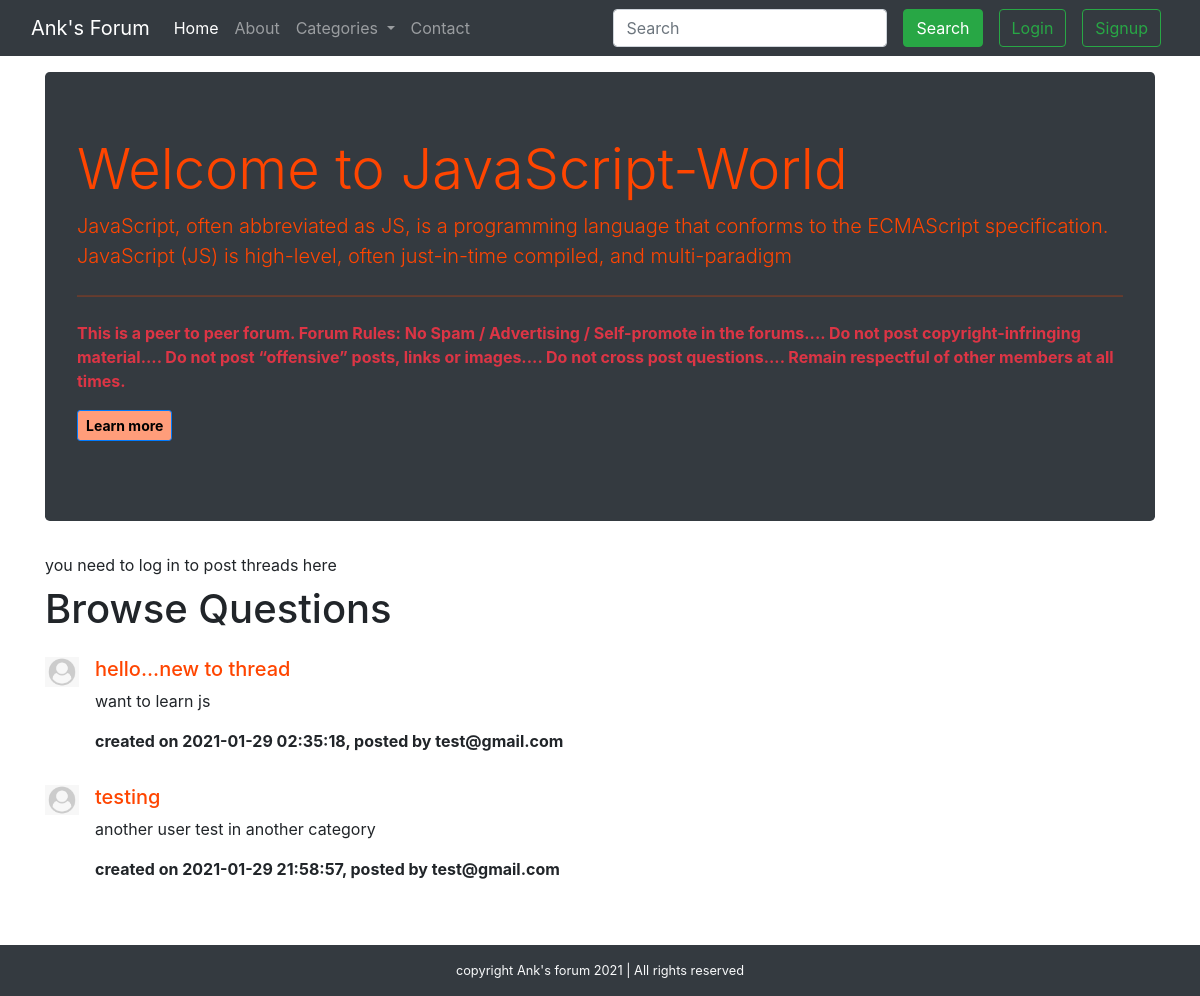
The app's page /threadList.php?catid=2 with its own data.
### tables this page shows
CREATE TABLE `categories` (
  `category_id` int(8) NOT NULL,
  `category_name` varchar(500) NOT NULL,
  `category_description` varchar(500) NOT NULL,
  `created` datetime NOT NULL DEFAULT current_timestamp()
);

CREATE TABLE `threads` (
  `thread_id` int(7) NOT NULL,
  `thread_title` varchar(255) NOT NULL,
  `thread_description` text NOT NULL,
  `thread_cat_id` int(7) NOT NULL,
  `thread_user_id` int(7) NOT NULL,
  `timestamp` datetime NOT NULL DEFAULT current_timestamp()
);

CREATE TABLE `users` (
  `sno` int(8) NOT NULL,
  `user_email` varchar(30) NOT NULL,
  `user_password` varchar(255) NOT NULL,
  `timestamp` datetime NOT NULL DEFAULT current_timestamp()
);

### threadList.php (the view, shortened to what this page needs)
<!doctype html>
<html lang="en">
<head>
    <link href="https://cdn.jsdelivr.net/npm/bootstrap@5.0.0-beta1/dist/css/bootstrap.min.css" rel="stylesheet">
    <link rel="stylesheet" href="https://cdn.jsdelivr.net/npm/bootstrap@4.6.0/dist/css/bootstrap.min.css">
    <link rel="stylesheet" href="style.css">
</head>
<body>
    <?php include 'partial/_header.php'; ?>
    <?php
    $id = $_GET['catid'];
    $sql = "SELECT * FROM `categories` WHERE category_id=$id";
    $result = mysqli_query($conn, $sql);
    while ($row = mysqli_fetch_assoc($result)) {
        $categoryname = $row['category_name'];
        $categorydesc = $row['category_description'];
        $buttonstyleid = $row['category_id'];
    }
    ?>
    <div class="container my-3">
        <div class="jumbotron bg-dark font-weight-bold" id="<?php echo "cat".$id; ?>">
            <h1 class="display-4">Welcome to <?php echo $categoryname; ?>-World</h1>
            <p class="lead"><?php echo $categorydesc; ?></p>
            <hr class="my-4">
            <p class="text-danger">This is a peer to peer forum.
                Forum Rules:
                No Spam / Advertising / Self-promote in the forums....
                Do not post copyright-infringing material....
                Do not post “offensive” posts, links or images....
                Do not cross post questions....
                Remain respectful of other members at all times.</p>
            <p class="lead">
            <button type="button" class="btn btn-sm btn-primary font-weight-bold" id="button<?php echo $buttonstyleid; ?>">Learn more</button>
            </p>
        </div>
    </div>
    <?php
    $url=$_SERVER['REQUEST_URI'];
    if(isset($_SESSION['loggedin']) && $_SESSION['loggedin']==true){
        echo '<div class="container">
            <div class="accordion" id="accordionExample">
            <div class="accordion-item">
                <h2 class="accordion-header" id="headingOne">
                <button class="accordion-button" type="button" data-bs-toggle="collapse" data-bs-target="#collapseOne" aria-expanded="true" aria-controls="collapseOne">
                <h3>Create a <span class="badge" id="catbg'.$id.'">New Post</span></h3>
                </button>
                </h2>
                <div id="collapseOne" class="accordion-collapse collapse" aria-labelledby="headingOne" data-bs-parent="#accordionExample">
                <div class="accordion-body">
                    <form action= "'.$url.'" method="post">
                        <div class="mb-3">
                        <label for="exampleFormControlInput1" class="form-label">Post Title</label>
                        <input type="text" autocomplete="off" class="form-control" id="title" name="title" placeholder="title-text here" >
                        <label class="form-text text-muted">keep it short above</label>
                        </div>
                        <div class="mb-3">
                        <label for="exampleFormControlTextarea1" class="form-label">Post description</label>
                        <textarea class="form-control" autocomplete="off" id="desc" name="desc" rows="3" placeholder="description here" ></textarea>
                        </div>
                        <button type="submit" class="btn btn-primary">Submit</button>
                    </form>
                </div>
                </div>
            </div>
            </div>
        </div>';}
        else{
            echo '<div class="container">you need to log in to post threads here</div>';
        }
    ?>
    <div class="container mb-5">
        <h1 class="py-2">Browse Questions</h1>
        <?php
        $id = $_GET['catid'];
        $sql = "SELECT * FROM `threads` WHERE thread_cat_id=$id";
        $result = mysqli_query($conn, $sql);
        while ($row = mysqli_fetch_assoc($result)) {
            $thread = $row['thread_title'];
            $threaddesc = $row['thread_description'];
            $time = $row['timestamp'];
            $styleid = $row['thread_cat_id'];
            $tid = $row['thread_id'];
            $user = $row['thread_user_id'];
            $sql2 = "SELECT * FROM `users` WHERE sno=$user";
            $result2= mysqli_query($conn, $sql2);
            $row2 = mysqli_fetch_assoc($result2);
            echo '<div class="media my-3">
                <img src="img/userdefault.png" width="34px" class="mr-3" alt="...">
                <div class="media-body">
                    <h5 class="mt-0"><a id="cat'.$styleid.'" href="thread.php?threadid='.$tid.'">'.$thread.'</a></h5>
                    <p>'.$threaddesc.'</p>
                    <p class="font-weight-bold">created on '. $time .', posted by '.$row2["user_email"].'</p>
                </div>
            </div>';
        }
        ?>
    </div>
    <?php include 'partial/_footer.php'; ?>
</body>
</html>

### style.css (style rules this page uses)
#cat2 { color: orangered; }
#button2 { background-color: rgb(255, 157, 122); color: black; }

### records on screen
categories: category_name "JavaScript", category_description "JavaScript, often abbreviated as JS, is a programming language that conforms to the ECMAScript specification. JavaScript (JS) is high-level, often just-in-time compiled, and multi-paradigm"
threads: thread_title "hello...new to thread", thread_description "want to learn js", timestamp "2021-01-29 02:35:18", users.user_email "test@gmail.com"
threads: thread_title "testing", thread_description "another user test in another category", timestamp "2021-01-29 21:58:57", users.user_email "test@gmail.com"
